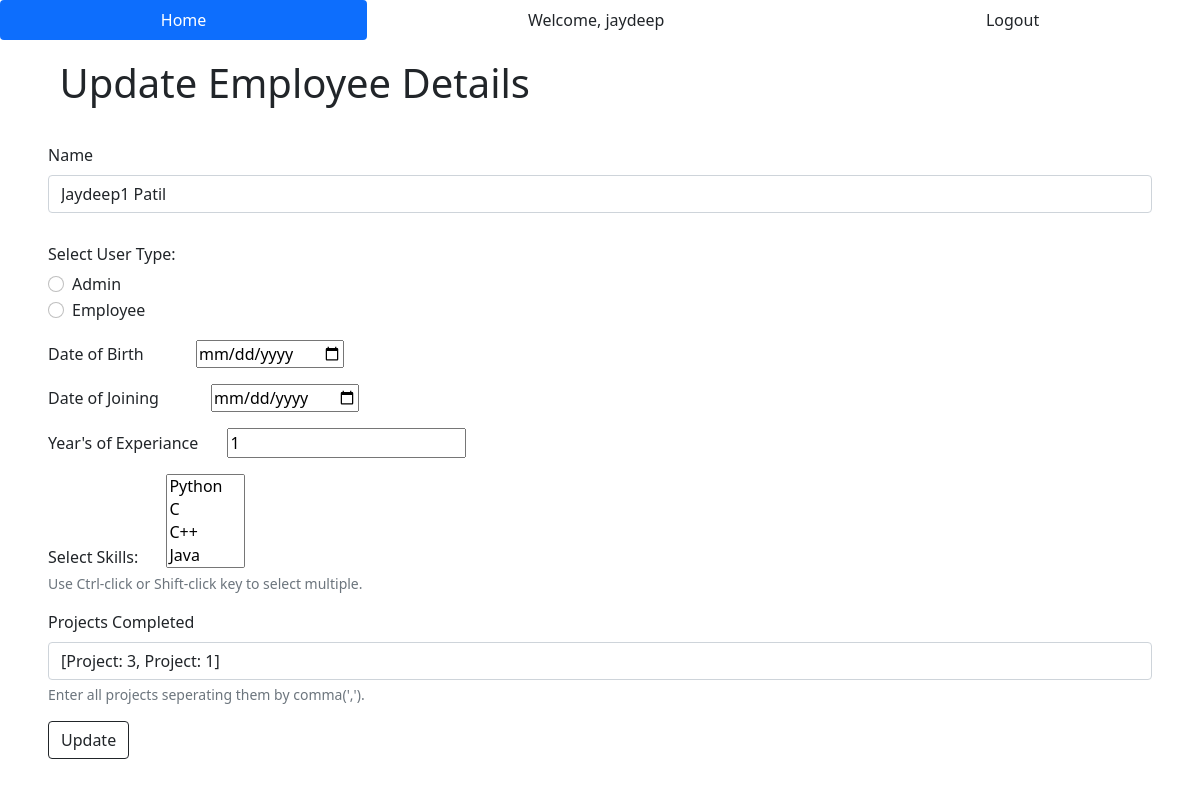
Page /update/101 (signed in) on the committed database.
### EDMA/models.py (models this page shows, shortened)
class User(db.Model, UserMixin):
    id = db.Column(db.Integer, primary_key=True)
    username = db.Column(db.String(30), nullable=False, unique=True)
    email = db.Column(db.String(50), nullable=False, unique=True)
    password_hash = db.Column(db.String(60), nullable=False)
    emp_id = db.Column(db.Integer, db.ForeignKey('employee.emp_id'))
    skills = db.relationship('Skill', secondary=user_skill, backref='users')
    projects = db.relationship('Project', secondary=user_project, backref='users')
    @property
    def password(self):
        return self.password

class Employee(db.Model):
    emp_id = db.Column(db.Integer, primary_key=True)
    name = db.Column(db.String(25), nullable=False)
    user_type = db.Column(db.String(15), nullable=False, default='Employee')
    dob = db.Column(db.DateTime, nullable=False)
    doj = db.Column(db.DateTime, nullable=False)
    years = db.Column(db.Integer, nullable=False)
    user = db.relationship("User", backref='details', lazy='select', uselist=False)

class Project(db.Model):
    id = db.Column(db.Integer, primary_key=True)
    name = db.Column(db.String(25), nullable=False)
    def __repr__(self):
        return "Project: " + str(self.id)

### EDMA/routes.py (the view)
@app.route('/update/<int:id>', methods=['GET', 'POST'])
@login_required
def update_emp_usr(id):
    emp = Employee.query.get(id)
    if request.method == 'POST':                           #and current_user.details.user_type == "Employee"
        emp.name = request.form['emp_name']
        emp.user_type = request.form['user_type']
        emp.dob = datetime.strptime(request.form['dob'], '%Y-%m-%d')
        emp.doj = datetime.strptime(request.form['doj'], '%Y-%m-%d')
        emp.years = request.form['years']
        emp.skill_set = request.form['skill_set']
        emp.projects = request.form['projects']
        db.session.commit()
        flash(f'Employee details updated successfully!', category='success')
        return redirect(url_for('index'))
    else:
        return render_template('update.html', emp=emp)

### EDMA/models.py (called while the page is built)
@login_manager.user_loader
def load_user(user_id):
    return User.query.get(int(user_id))

### EDMA/templates/update.html (shortened to what this page needs)
{% extends 'base.html' %}
{% block body %}
<div class="container-fluid ps-5 pb-3 pt-2">
    <h1>Update Employee Details</h1>
</div>
  <div class="container-fluid px-5">
    <form action = "/update/{{emp.emp_id}}" method = "post">
      <div class="mb-3">
        <label for="emp_name" class="form-label">Name</label>
        <input type="text" class="form-control" id="emp_name" name="emp_name" value="{{emp.name}}">
      </div>
      <div class="usr_type_radio py-3">
        <h6>Select User Type:</h6>
        <div class="form-check">
          <input class="form-check-input" type="radio" name="user_type" id="option1" value="Admin">
          <label class="form-check-label" for="option1">
            Admin
          </label>
        </div>
        <div class="form-check">
          <input class="form-check-input" type="radio" name="user_type" id="option2" value="Employee">
          <label class="form-check-label" for="option2">
            Employee
          </label>
        </div>
      </div>
      <div class="dob_pick pb-3">
        <label class="pe-5" for="dob">Date of Birth</label>
        <input type="date" id="dob" name="dob" value="{{emp.dob}}">
      </div>
      <div class="doj_pick pb-3">
        <label class="pe-5" for="doj">Date of Joining</label>
        <input type="date" id="doj" name="doj" value="{{emp.doj}}">
      </div>
      <div class="exp_num pb-3">
        <label class="pe-4" for="years">Year's of Experiance</label>
        <input type="number" id="years" name="years" min="0" value="{{emp.years}}">
      </div>
      <div class="skill_pick pb-3">
        <label class="pe-4" for="skills">Select Skills:</label>
        <select id="skills" name="skills" multiple>
          <option value="Python">Python</option>
          <option value="C">C</option>
          <option value="C++">C++</option>
          <option value="Java">Java</option>
          <option value="Javascript">Javascript</option>
        </select>
        <div id="emailHelp" class="form-text">Use Ctrl-click or Shift-click key to select multiple.</div>
      </div>
      <div class="mb-3">
        <label for="projects" class="form-label">Projects Completed</label>
        <input type="text" class="form-control" id="projects" name="projects" value="{{emp.user.projects}}">
        <div id="emailHelp" class="form-text">Enter all projects seperating them by comma(',').</div>
      </div>
      <button type="submit" class="btn btn-outline-dark">Update</button>
    </form>
  </div>
{% endblock %}

### EDMA/templates/base.html (shortened to what this page needs)
<!doctype html>
<html lang="en">
  <head>
    <link rel="stylesheet" type="text/css" href="{{ url_for('static', filename='main.css') }}">
    <link href="https://cdn.jsdelivr.net/npm/bootstrap@5.0.2/dist/css/bootstrap.min.css" rel="stylesheet">
  </head>
  <body>
    <div>
      <ul class="nav nav-pills nav-fill">
        <li class="nav-item">
          <a class="nav-link active link-dark" aria-current="page" href="{{ url_for('index') }}">Home</a>
        </li>
        {% if current_user.is_authenticated %}
          <li class="nav-item">
            <a class="nav-link link-dark">Welcome, {{ current_user.username }}</a>
          </li>
          <li class="nav-item">
            <a class="nav-link link-dark" href="{{ url_for('logout_page') }}">Logout</a>
          </li>
        {% endif %}
      </ul>
    </div>
    {% block body %} {% endblock %}
  </body>
</html>

### EDMA/static/main.css (style rules this page uses)
h1 { padding: 1%; }

### rows in the picture
User: username "jaydeep"
Employee: emp_name "Jaydeep1 Patil", years "1"
Project: projects "[Project: 3, Project: 1]"
